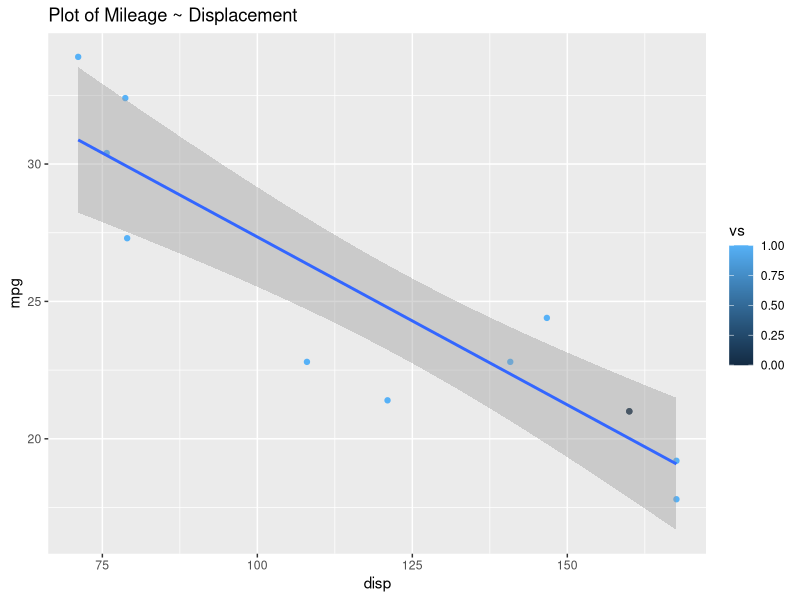
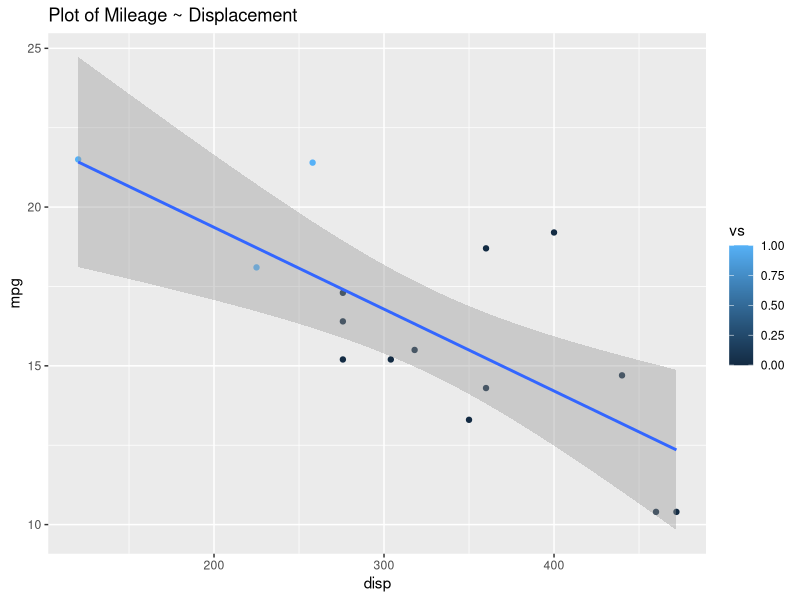

The R source for these figures, in order:
## ---- chunk 1

troy <- function(a,b){
  a+b
}

troy(a = 2, b =4)
## now if we change the values of a and b
troy( a = 5, b =6)
## ---- chunk 2
#library(mtcars)
library(tidyverse)
data= mtcars
#glimpse(data)

## ---- chunk 3

mtcarplot <- function(gearnumber){
  data |> filter(gear == gearnumber) |> 
  ggplot(aes(y= mpg, x = disp, color = vs)) +
    geom_point() + 
    geom_smooth(method= "lm")+
    labs(title="Plot of Mileage ~ Displacement")
}
## ---- chunk 4
mtcarplot(gearnumber = 4)
## ---- chunk 5
mtcarplot(gearnumber = 3) 
